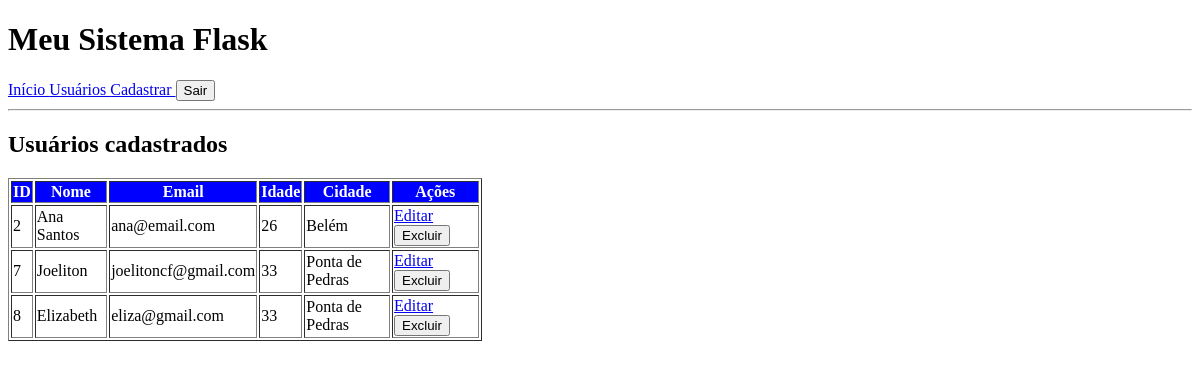
Before: /usuarios/usuarios (signed in) with the older database file.
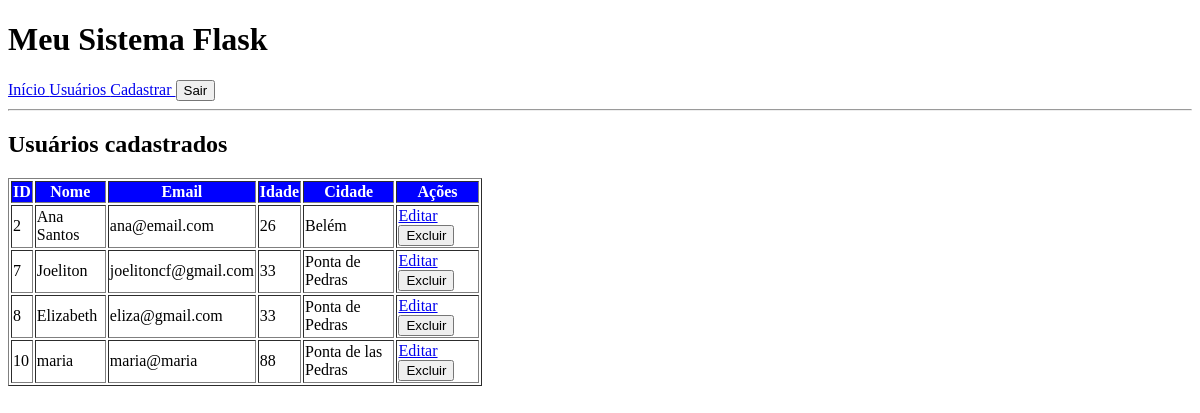
After: the same page with the newer database file.
### tables this page shows
CREATE TABLE usuarios (
                       id  INTEGER PRIMARY KEY AUTOINCREMENT,
                       nome TEXT NOT NULL, 
                       email TEXT NOT NULL,
                       idade INTERGER,
                       cidade TEXT                       
                   );

### routes/usuarios.py (the view)
@usuarios_bp.route("/usuarios")
@login_required
def usuarios():
    lista = listar_usuarios()
    return render_template('usuarios.html', usuarios=lista)

### auth_utils.py (called while the page is built, shortened)
def login_required(funcao):
    @wraps(funcao)
    def verificar_login(*args, **kwargs):
        return funcao(*args, **kwargs)
    return verificar_login

### banco.py (called while the page is built)
def conectar():
    conexao = sqlite3.connect("banco.db")
    conexao.row_factory = sqlite3.Row
    return conexao

def listar_usuarios():
    conexao = conectar()
    cursor = conexao.cursor()
    cursor.execute("""
                       SELECT * FROM usuarios
                       """)
    usuarios = cursor.fetchall()
    conexao.close()
    return usuarios

### templates/usuarios.html (shortened to what this page needs)
{% extends "base.html" %}
{% block conteudo %}
<h2>Usuários cadastrados</h2>
<table style="width: 40%" border="1">
    <thead style="background-color: blue; color: white;">
        <tr>
            <th>ID</th>
            <th>Nome</th>
            <th>Email</th>
            <th>Idade</th>
            <th>Cidade</th>
            <th>Ações</th>
        </tr>
    </thead>
    <tbody>
        {% for usuario in usuarios %}
        <tr>
            <td>{{usuario.id}}</td>
            <td>{{usuario.nome}}</td>
            <td>{{usuario.email}}</td>
            <td>{{usuario.idade}}</td>
            <td>{{usuario.cidade}}</td>
            <td>
                <a href="{{ url_for('usuarios.editar', id=usuario.id) }}">Editar</a>
                <form action="{{ url_for('usuarios.excluir', id=usuario.id) }}" method="POST" style="display: inline;"
                    onsubmit="return confirm('Deseja realmente excluir este usuário?')">
                    <button type="submit">Excluir</button>
                </form>
            </td>
        </tr>
        {% endfor %}
    </tbody>
</table>
{% endblock %}

### templates/base.html (shortened to what this page needs)
<!DOCTYPE html>
<html lang="pt-br">
<head>
</head>
<body>
    <header>
        <h1>Meu Sistema Flask</h1>
        <nav>
            <a href="{{ url_for('inicio') }}">
                Início
            </a>
            {% if session.get("conta_id") %}
                <a href="{{ url_for('usuarios.usuarios') }}">
                    Usuários
                </a>
                <a href="{{ url_for('usuarios.cadastro') }}">
                    Cadastrar
                </a>
                <form
                    action="{{ url_for('auth.logout') }}"
                    method="POST"
                    style="display: inline;"
                >
                    <button type="submit">
                        Sair
                    </button>
                </form>
            {% endif %}
        </nav>
    </header>
    <hr>
    <main>
        {% block conteudo %}
        {% endblock %}
    </main>
</body>
</html>

Changed rows visible on the page:
added usuarios: id "10", nome "maria", email "maria@maria", idade "88", cidade "Ponta de las Pedras"
